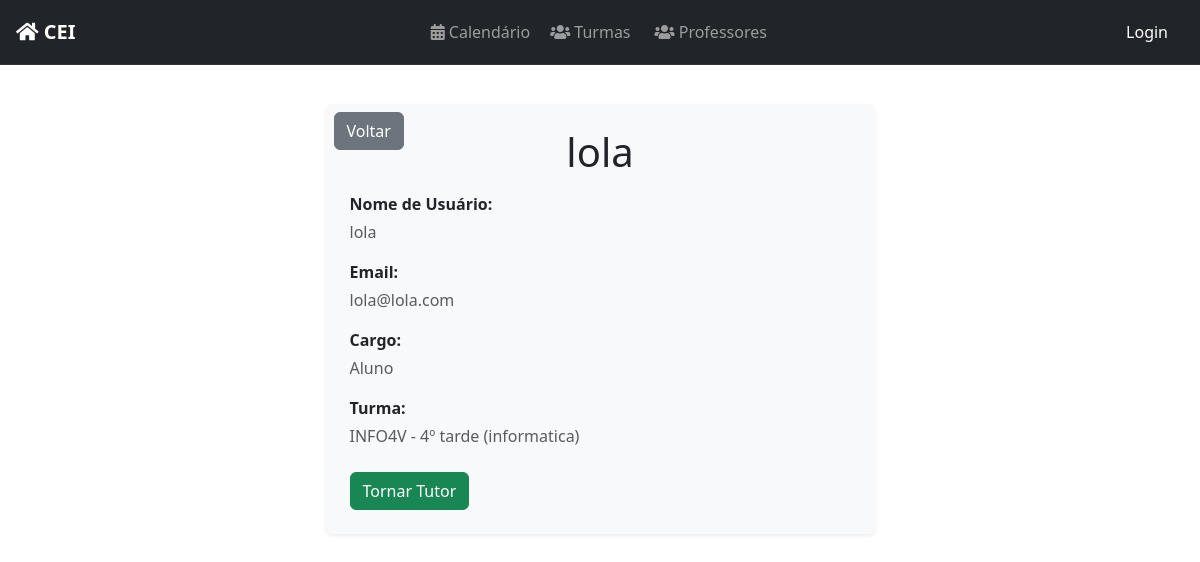
/user/16/, run on the app's committed database.
### profiles/models.py (models this page shows)
class CustomUser(AbstractUser):
    id = models.BigAutoField(primary_key=True)
    turma = models.ForeignKey('classes.Turma', on_delete=models.SET_NULL, blank=True, null=True, related_name='customuser_set')
    @property
    def cargo(self):
        if self.groups.filter(name="Tutor").exists():
            return "Aluno e Tutor"
        elif self.groups.filter(name="Discente").exists():
            return "Aluno"
        elif self.groups.filter(name="Docente").exists():
            return "Professor"
        elif self.groups.filter(name="Administrador").exists():
            return "Administrador"
        return "Indefinido"
    @property
    def perfilturma(self):
        if self.groups.filter(name="Discente").exists() or self.groups.filter(name="Tutor").exists():
            return self.turma
        elif self.groups.filter(name="Docente").exists():
            return "Voce é professor :D"
        elif self.groups.filter(name="Administrador").exists():
            return "Voce é Administrador \o/"
        return "Indefinido"

### classes/models.py (models this page shows, shortened)
class Turma(models.Model):
    TURNO_CHOICES = [
        ('manha', 'Manhã'),
        ('tarde', 'Tarde'),
        ('noite', 'Noite'),
    ]
    CURSO_CHOICES = [
        ('edificacoes', 'Edificações'),
        ('informatica', 'Informática'),
        ('meio_ambiente', 'Meio Ambiente'),
        ('matematica', 'Matemática'),
    ]
    SERIE_CHOICES = [
        ('1', '1º Ano'),
        ('2', '2º Ano'),
        ('3', '3º Ano'),
        ('4', '4º Ano'),
    ]
    nome = models.CharField(max_length=8, unique=True)
    serie = models.CharField(max_length=1, choices=SERIE_CHOICES)
    turno = models.CharField(max_length=5, choices=TURNO_CHOICES)
    curso = models.CharField(max_length=15, choices=CURSO_CHOICES)
    def __str__(self):
        return f"{self.nome} - {self.serie}º {self.turno} ({self.curso})"

### profiles/views.py (the view, shortened to what this page needs)
# urls.py: path('user/<int:pk>/', UserDetailView.as_view(), name='user_detail'),
class UserDetailView(GroupRequiredMixin, LoginRequiredMixin, DetailView):
    group_required = [u"Docente", u"Administrador"]
    login_url = reverse_lazy('login')
    model = CustomUser
    template_name = "registration/user_detail.html"
    context_object_name = "user_detail"

### tasks/context_processors.py (called while the page is built)
def user_in_discente(request):
    if request.user.is_authenticated:
        return {'user_in_discente': request.user.groups.filter(name="Discente").exists()}
    return {'user_in_discente': False}

### profiles/templates/registration/user_detail.html (shortened to what this page needs)
{% extends 'base.html' %}
{% block content %}
<div class="container mt-4">
    <div class="row justify-content-center">
        <div class="col-md-8 col-lg-6 bg-light p-4 rounded shadow-sm position-relative">
            <a href="{% url 'turma_members' user_detail.turma.id %}"
               class="btn btn-secondary position-absolute top-0 start-0 mt-2 ms-2">
                Voltar
            </a>
            <h1 class="display-6 text-center mb-3">{{ user_detail.username }}</h1>
            <div class="mb-3">
                <p class="fw-bold mb-1">Nome de Usuário:</p>
                <p class="text-muted mb-0">{{ user_detail.username }}</p>
            </div>
            <div class="mb-3">
                <p class="fw-bold mb-1">Email:</p>
                <p class="text-muted mb-0">{{ user_detail.email }}</p>
            </div>
            <div class="mb-3">
                <p class="fw-bold mb-1">Cargo:</p>
                <p class="text-muted mb-0">{{ user_detail.cargo }}</p>
            </div>
            <div class="mb-3">
                <p class="fw-bold mb-1">Turma:</p>
                <p class="text-muted mb-0">{{ user_detail.perfilturma }}</p>
            </div>
            <div class="mt-4">
                <button type="button" class="btn {% if user_detail.cargo == "Aluno e Tutor" %}btn-danger{% else %}btn-success{% endif %}"
                        data-bs-toggle="modal"
                        data-bs-target="#confirmModal">
                    {% if user_detail.cargo == "Aluno e Tutor" %}
                        Remover como Tutor
                    {% elif user_detail.cargo == "Aluno" %}
                        Tornar Tutor
                    {% endif %}
                </button>
            </div>
        </div>
    </div>
</div>
{% endblock %}

### tasks/templates/base.html (style rules this page uses)
.container { padding: 15px; }

### data on the page
CustomUser: username "lola", email "lola@lola.com", cargo "Aluno", perfilturma "INFO4V - 4º tarde (informatica)"
